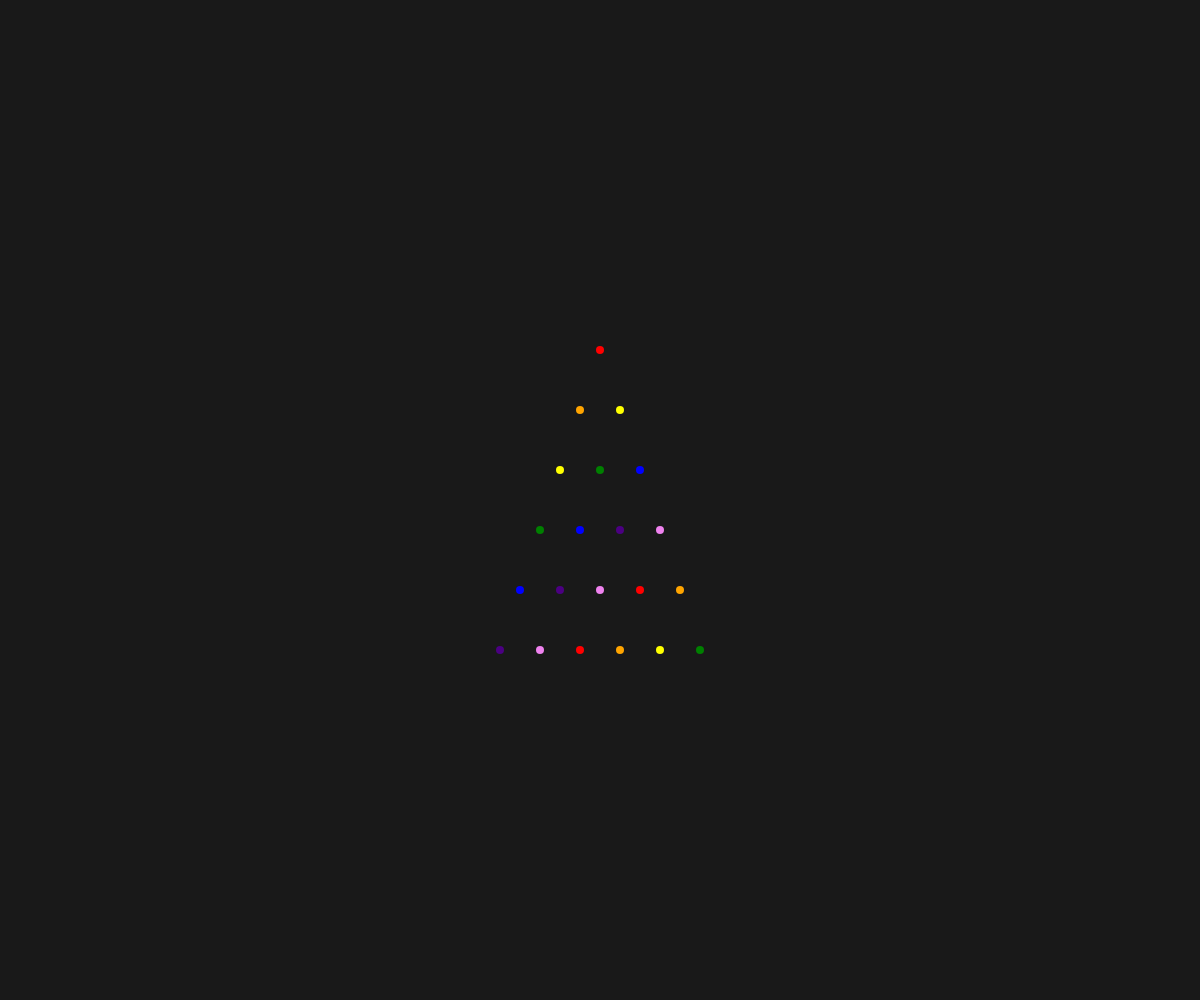
Frame 1 (no input)
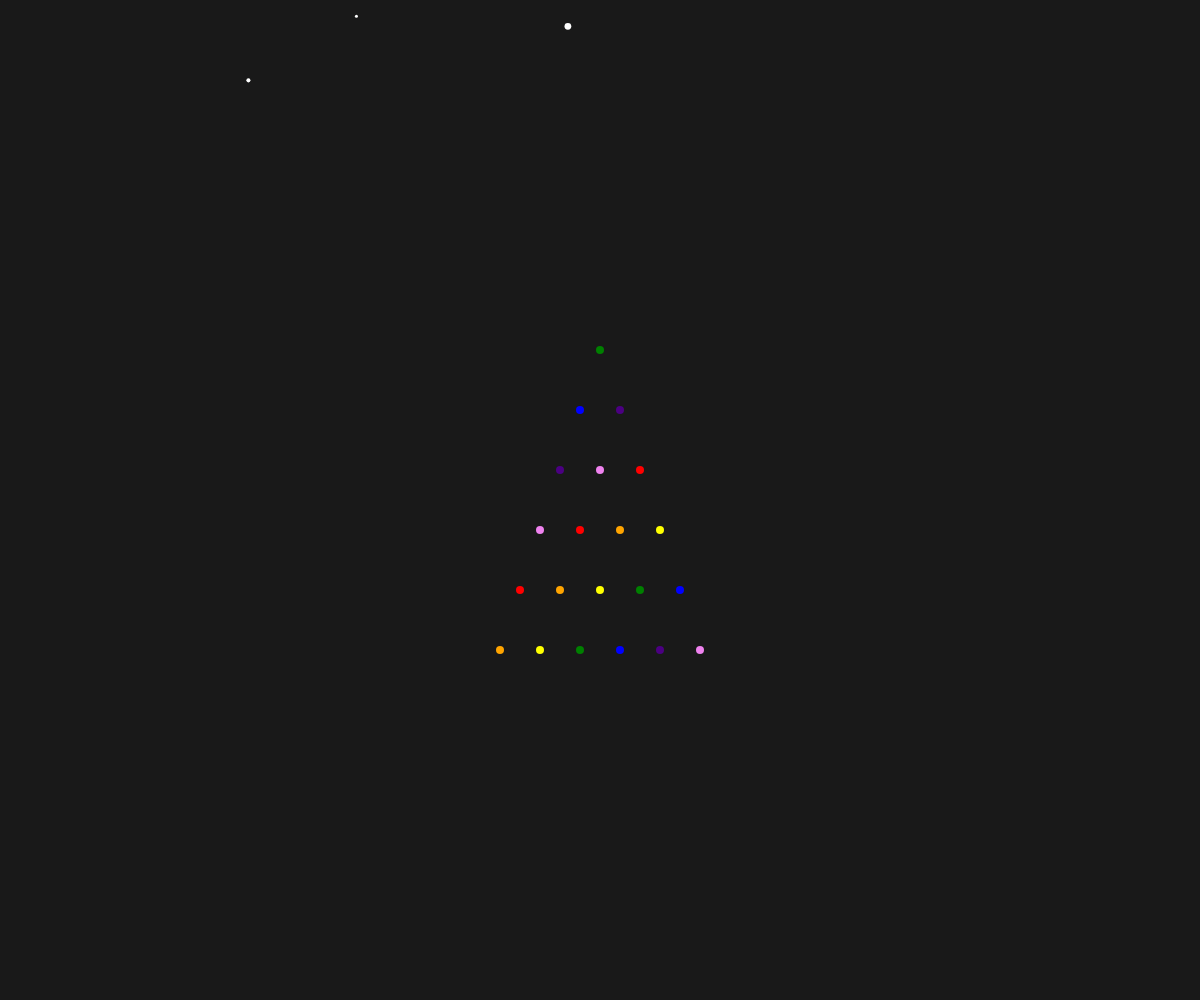
Frame 60 (no input)
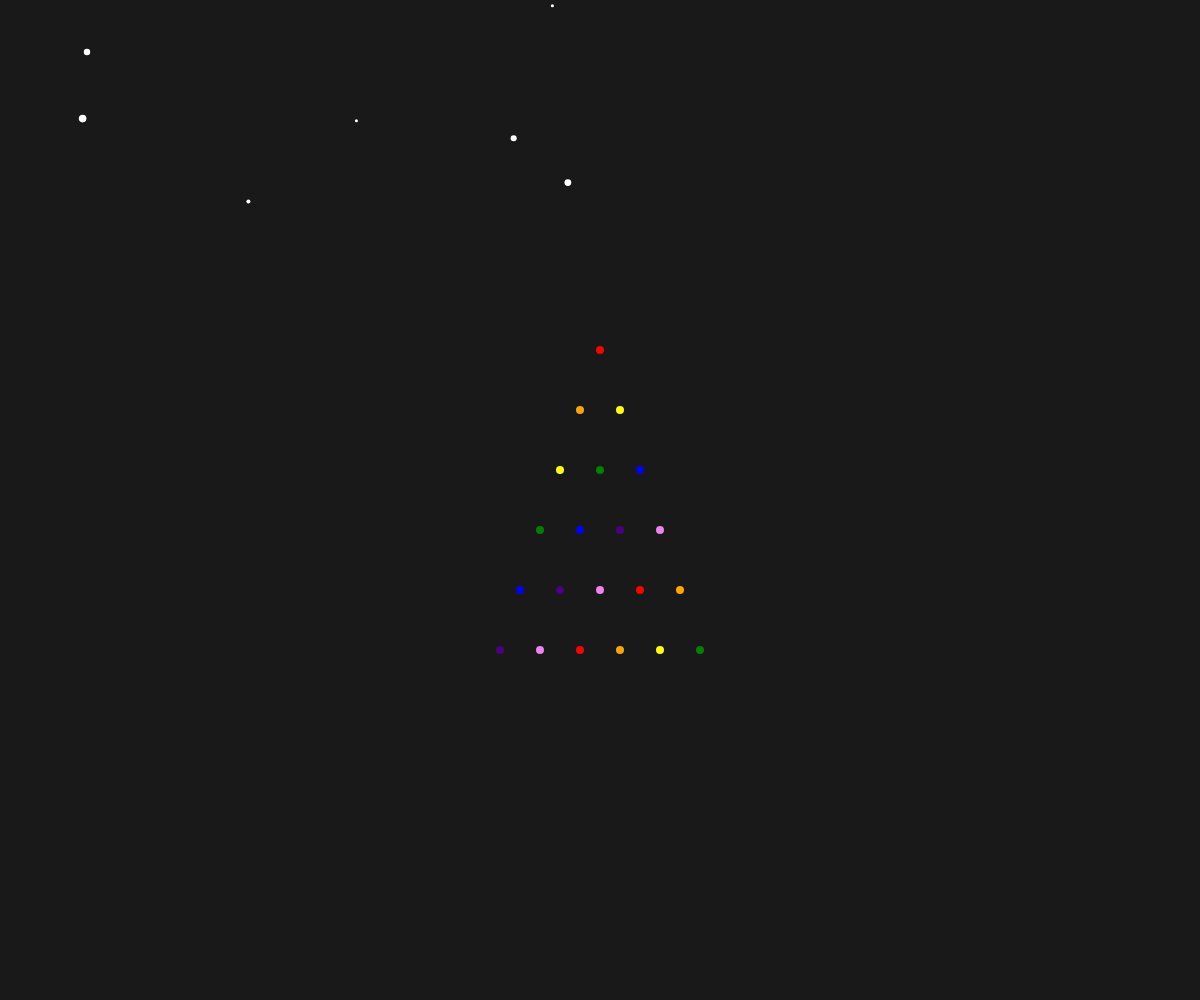
Frame 120 (the mouse pressed at the canvas centre since frame 60)

The p5.js sketch that drew these frames (run headless with seeded random() and noise() and a simulated clock; from frame 60 on, the mouse is pressed at the canvas centre):

// p5.js sketch
// ── sketch.js


let treeLevels = 5; // Number of levels in the tree
let treeWidth = 200; // Width of the base of the tree
let treeHeight = 300; // Total height of the tree
let treeColor;
let levelHeight;
// Add more animation functions as needed
let snowflakes = []; // array to hold snowflakes
let colorIndex = 0; // Index to keep track of the current color
let lastChangeTime = 0; // Time since the last color change
let colors = ['red', 'orange', 'yellow', 'green', 'blue', 'indigo', 'violet']; // Rainbow colors array

function setup() {
   treeWidth = width*.5 // Width of the base of the tree
   treeHeight = height*.3; // Total height of the tree
  createCanvas(windowWidth, windowHeight); // Full screen canvas
  fill(255);
  noStroke();
  treeColor = color(25, 200, 25); // Green color for the tree
  levelHeight = treeHeight / treeLevels; // Height of each level of the tree
  frameRate(30); // Set the frame rate to 30 frames per second
}

function draw() {
  treeWidth = width*.5
  treeHeight = height*.3; 
  background(25); // Set a dark background for contrast with the snowflakes

  // create a random number of snowflakes each frame (up to a maximum of 50)
  if (frameCount % 15 === 0 && snowflakes.length < 50) { // Every 15 frames, add a new snowflake
    snowflakes.push(new Snowflake(random(width), -10));
  }
  for (let i = snowflakes.length - 1; i >= 0; i--) {
    snowflakes[i].update(); // update snowflake position
    snowflakes[i].display(); // draw snowflake
    
    // remove the snowflake if it's out of the canvas boundaries
    if (snowflakes[i].posY > height || snowflakes[i].posX < 0 || snowflakes[i].posX > width) {
      snowflakes.splice(i, 1);
    }
    
  }
  drawNetworkTree(width / 2, height / 2, 200, 300, 5);
}

// snowflake class
function Snowflake() {

  // initialize coordinates
  this.posX = random(0, width);
  this.posY = random(-50, 0);
  this.size = random(2, 8);

  this.update = function() {
    // snowflakes fall at different y speeds
    this.posY += pow(this.size, 0.5);

    // x position drifts slightly
    //this.posX += random(.7, -1)  ;
  };

  this.display = function() {
    noStroke();
    fill(255); // White color for the snowflake
    ellipse(this.posX, this.posY, this.size);
  };
}


function windowResized() {
  resizeCanvas(windowWidth, windowHeight);
}


function drawNetworkTree(x, y, baseWidth, height, levels) {
  let points = [];
  stroke(255); // Set line color to white for contrast
  fill(colors[colorIndex]); // Set fill color to the current color in the array
  
  // Calculate the horizontal and vertical spacing between points
  let hSpacing = baseWidth / levels;
  let vSpacing = height / levels;
  
  // Generate the points for the tree
  for (let i = 0; i <= levels; i++) {
    for (let j = 0; j <= i; j++) {
      let curX = x - (i * hSpacing) / 2 + j * hSpacing;
      let curY = y - height / 2 + i * vSpacing;
      points.push({pos: createVector(curX, curY), color: colors[(colorIndex + i + j) % colors.length]});
      noStroke();
      fill(points[points.length - 1].color);
      ellipse(curX, curY, 8, 8); // Draw the point
    }
  }
  
  // Connect the points with lines
  for (let i = 0; i < points.length; i++) {
    for (let j = i + 1; j < points.length; j++) {
      let distance = dist(points[i].pos.x, points[i].pos.y, points[j].pos.x, points[j].pos.y);
      // Connect points that are close enough to each other
      if (distance < hSpacing * 1.5) {
        // stroke(150);
        // //line(points[i].pos.x, points[i].pos.y, points[j].pos.x, points[j].pos.y);
      
      }
    }
  }
  
  // Update the color index based on the time interval
  if (millis() - lastChangeTime > 500) { // 0.25 seconds has passed
    colorIndex = (colorIndex + 1) % colors.length;
    lastChangeTime = millis();
  }
}
